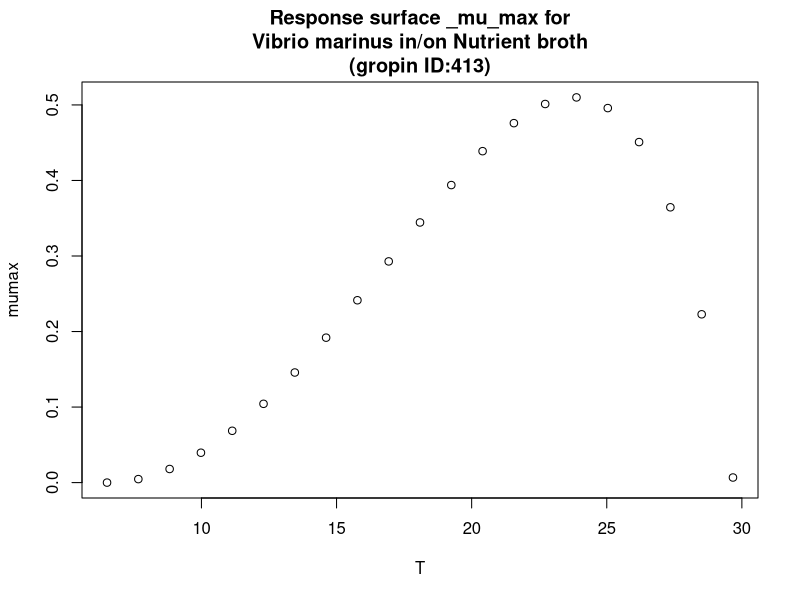

Reproduce this figure in R.
#############################
# start of Parameter script
#############################
T <- seq(6.5065,29.6703296703297,length.out=21)
#############################
# end of Parameter script
#############################
############################# 
# start of Model script Gropin ID 413 
#############################
 
# constant coefficients for this model
 
variables <- data.frame(T)
argumentsPar <- unique.data.frame(expand.grid(variables))
 
# heart of the model
response_surface <- function(T) {
   mumax <-(5.1*(10^-1)*(T-29.7)*((T-6.5)^2))/((23.8-6.5)*((23.8-6.5)*(T-23.8)-(23.8-29.7)*(23.8+6.5-2*T)))

	return(mumax=mumax)
} 

# output parameters
responseSurface <- cbind(argumentsPar,response_surface(argumentsPar['T']))
colnames(responseSurface) <- c(colnames(argumentsPar),'mumax')
#############################
# End of Model script
#############################
############################# 
# start of Visualisation script Gropin ID 413 
#############################
titleText <-'Response surface _mu_max for
Vibrio marinus in/on Nutrient broth
(gropin ID:413)'
plot(T,responseSurface$'mumax',xlab='T',
                          ylab='mumax',main=titleText)
#############################
# End of Visualisation script
#############################
